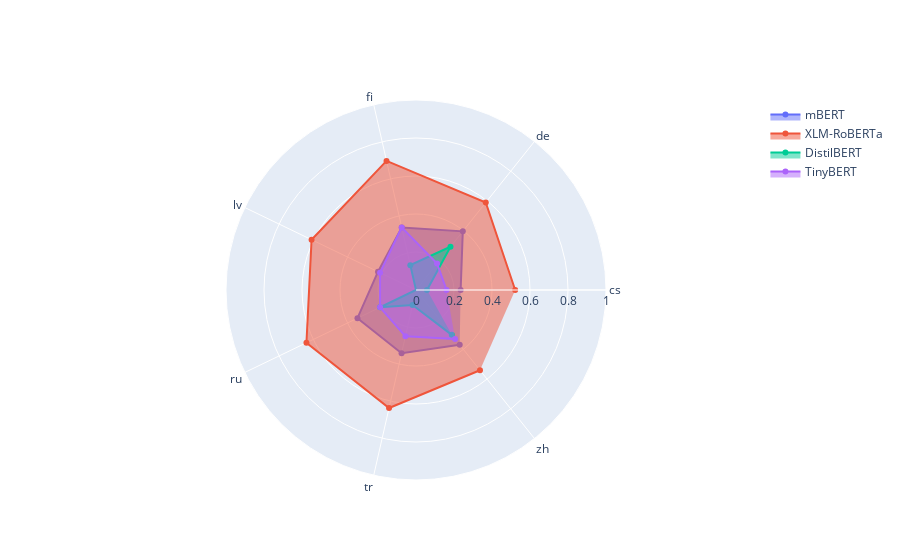

The code cell stored with this chart in its notebook:
### Code cell
modelle = models_df
lang = ['cs', 'de', 'fi' , 'lv', 'ru', 'tr', 'zh']
columm ='Score'
fig = go.Figure()
fig.add_trace(go.Scatterpolar(
      r= modelle[0][columm].to_numpy(),
      theta=lang,
      fill='toself',
      name='mBERT'
))

fig.add_trace(go.Scatterpolar(
      r=  modelle[1][columm].to_numpy(),
      theta=lang,
      fill='toself',
      name='XLM-RoBERTa'
))
fig.add_trace(go.Scatterpolar(
      r= modelle[2][columm].to_numpy(),
      theta=lang,
      fill='toself',
      name='DistilBERT'
))
fig.add_trace(go.Scatterpolar(
      r= modelle[3][columm].to_numpy(),
      theta=lang,
      fill='toself',
      name='TinyBERT'
))


fig.update_layout(
  polar=dict(
    radialaxis=dict(
      visible=True,
      range=[0, 1]
    )),
    #colorway = ['deepskyblue','orange', 'mediumaquamarine', 'tomato'],
  showlegend=True,
        #title = "Model Score"
)
pio.write_image(fig,'images/ModelScore.png' , format='png')
fig.show()

### Figure 1 — Plotly figure (JSON) as saved in the notebook; plotly's stock layout.template omitted (floating-point values rounded to 4 significant figures)
{"data": [{"fill": "toself", "name": "mBERT", "r": [0.235, 0.395, 0.337, 0.222, 0.342, 0.341, 0.369], "theta": ["cs", "de", "fi", "lv", "ru", "tr", "zh"], "type": "scatterpolar"}, {"fill": "toself", "name": "XLM-RoBERTa", "r": [0.522, 0.589, 0.697, 0.61, 0.64, 0.637, 0.54], "theta": ["cs", "de", "fi", "lv", "ru", "tr", "zh"], "type": "scatterpolar"}, {"fill": "toself", "name": "DistilBERT", "r": [0.058, 0.291, 0.134, -0.049, 0.209, 0.081, 0.302], "theta": ["cs", "de", "fi", "lv", "ru", "tr", "zh"], "type": "scatterpolar"}, {"fill": "toself", "name": "TinyBERT", "r": [0.161, 0.178, 0.338, 0.21, 0.21, 0.25, 0.33], "theta": ["cs", "de", "fi", "lv", "ru", "tr", "zh"], "type": "scatterpolar"}], "layout": {"polar": {"radialaxis": {"range": [0, 1], "visible": true}}, "showlegend": true}}
